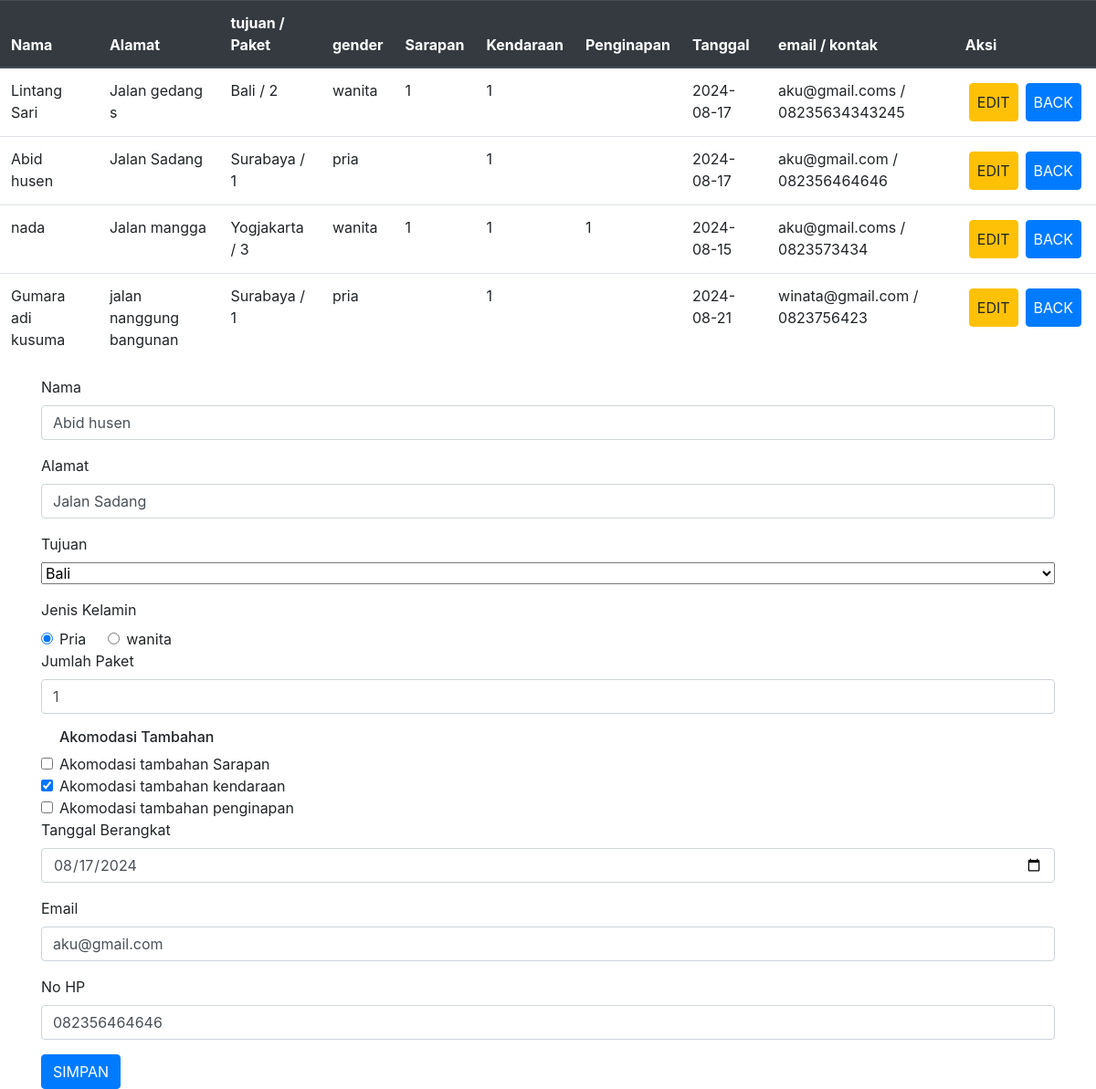
Screenshot of /editPesanan.php?hal=edit&id=8 with the database file from the repository.
### tables this page shows
CREATE TABLE `pariwisata` (
  `id` int(11) NOT NULL,
  `nama` varchar(25) NOT NULL,
  `alamat` varchar(100) NOT NULL,
  `tujuan` varchar(25) NOT NULL,
  `gender` varchar(10) NOT NULL,
  `paket` int(3) NOT NULL,
  `sarapan` varchar(1) NOT NULL,
  `kendaraan` varchar(1) NOT NULL,
  `penginapan` varchar(1) NOT NULL,
  `tanggal` date NOT NULL,
  `email` varchar(50) NOT NULL,
  `kontak` varchar(25) NOT NULL,
  `logpesan` timestamp NOT NULL DEFAULT current_timestamp(),
  `logupdate` timestamp NULL DEFAULT NULL ON UPDATE current_timestamp()
);

### editPesanan.php (the view, shortened to what this page needs)
<?php
include "conn.php";
$vNama = "";
$vAlamat = "";
$vTujuan = "";
$vGender = "";
$vPaket = "";
$vSarapan = "";
$vKendaraan = "";
$vEmail = "";
$vKontak = "";
$vTanggal = "";
    if(isset($_GET['hal'])){
        if ($_GET['hal'] == "edit") {
            $query = "SELECT * FROM pariwisata WHERE id = '$_GET[id]'";
            $hasil = mysqli_query($con, $query);
            $data = mysqli_fetch_array($hasil);
            if($data){
                $vNama = $data['nama'];
                $vAlamat = $data['alamat'];
                $vTujuan = $data['tujuan'];
                $vGender = $data['gender'];
                $vPaket = $data['paket'];
                $vTanggal = $data['tanggal'];
                $vSarapan = $data['sarapan'];
                $vKendaraan = $data['kendaraan'];
                $vEmail = $data['email'];
                $vKontak = $data['kontak'];
            }
        }
    }
?>
<!DOCTYPE html>
<html lang="en">
<head>
    <link rel="stylesheet" href="./css/bootstrap.min.css">
</head>
<body>
<div class="table-responsive">
        <table class="table" >
            <thead class="thead-dark">
                <tr>
                    <th scope="col">Nama</th>
                    <th scope="col">Alamat</th>
                    <th scope="col">tujuan / Paket</th>
                    <th scope="col">gender</th>
                    <th scope="col">Sarapan</th>
                    <th scope="col">Kendaraan</th>
                    <th scope="col">Penginapan</th>
                    <th scope="col">Tanggal</th>
                    <th scope="col">email / kontak</th>
                    <th scope="col">Aksi</th>
                </tr>
            </thead>
            <tbody>
                <?php
                include "conn.php";
                $query = "SELECT * FROM pariwisata";
                $hasil = mysqli_query($con, $query);
                while ($data = mysqli_fetch_array($hasil)) {
                ?>
                <tr>
                    <td><?= $data['nama']?></td>
                    <td><?= $data['alamat']?></td>
                    <td><?= $data['tujuan'] . "  /  " . $data['paket']?></td>
                    <td><?= $data['gender']?></td>
                    <td><?= $data['sarapan']?></td>
                    <td><?= $data['kendaraan']?></td>
                    <td><?= $data['penginapan']?></td>
                    <td><?= $data['tanggal']?></td>
                    <td><?= $data['email'] . "  /  " . $data['kontak']?></td>
                    <td>
                        <div class=" d-flex">
                            <a  href="editPesanan.php?hal=edit&id=<?= $data['id'] ?>" class="btn btn-warning p-2 m-1 ">EDIT</a>
                            <a  href="index.php?page=tabelpesanan" class="btn btn-primary p-2 m-1">BACK</a>
                        </div>
                    </td>
                </tr>
                <?php
                }
                ?>
            </tbody>
        </table>
    </div>
<div class="container">
        <form action="" method="post">
            <div class="form-group">
                <label for="nama">Nama</label>
                <input id="nama" class="form-control" type="text" name="nama" value="<?= $vNama?>" required>
            </div>
            <div class="form-group d-block">
                <label for="alamat">Alamat</label>
                <input id="alamat" class="form-control" type="text" name="alamat" value="<?= $vAlamat?>" required>
            </div>
            <div class="form-group">
                <label for="tujuan">Tujuan</label>
                <select name="tujuan" id="tujuan" class="form-select w-100" value="<?= $vTujuan?>" required>
                    <option>Bali</option>
                </select>
            </div>
            <div>
                <label for="">Jenis Kelamin</label>
                <div class="d-flex">
                    <div class="form-check">
                        <input id="pria" class="form-check-input" type="radio" name="gender" value="pria" <?= $vGender == 'pria' ? 'checked' : '' ?> required>
                        <label for="pria" class="form-check-label mr-4">Pria</label>
                    </div>
                    <div class="form-check">
                        <input id="wanita" class="form-check-input" type="radio" name="gender" value="wanita" <?= $vGender == 'wanita' ? 'checked' : '' ?> required>
                        <label for="wanita" class="form-check-label mr-4">wanita</label>
                    </div>
                </div>
            </div>
            <div class="form-group">
                <label for="jumlahPaket">Jumlah Paket</label>
                <input id="jumlahPaket" class="form-control" type="number" name="jumlahPaket" value="<?= $vPaket?>" required>
            </div>
            <div class="form-check">
            <h6 for="">Akomodasi Tambahan</h6>
            <label class="form-check-label">
                <input type="checkbox" class="form-check-input" id="sarapan" name="sarapan"  value="1" <?= $vSarapan == '1' ? 'checked' : '' ?> >
                Akomodasi tambahan Sarapan
            </div>
            <div class="form-check">
            <label class="form-check-label">
                <input type="checkbox" class="form-check-input" name="kendaraan" id="kendaraan"  value="1" <?= $vKendaraan == '1' ? 'checked' : '' ?> >
                Akomodasi tambahan kendaraan
            </label>
            </div>
            <div class="form-check">
            <label class="form-check-label">
                <input type="checkbox" class="form-check-input" name="penginapan" id="penginapan"  value="1" >
                Akomodasi tambahan penginapan
            </label>
            </div>
            <div class="form-group">
                <label for="inputTanggal">Tanggal Berangkat</label>
                <input id="tanggal" class="form-control" type="date" name="tanggal" value="<?=$vTanggal?>">
            </div>
    <div class="form-group">
        <label for="inputEmail">Email</label>
        <input id="email" class="form-control" type="email" name="email" value="<?=$vEmail?>">
    </div>
    <div class="form-group">
        <label for="inputNo">No HP</label>
        <input id="kontak" class="form-control" type="number" name="kontak" value="<?=$vKontak?>">
    </div>
            <button  type="submit" name="simpan" class="btn btn-primary">SIMPAN</button>
        </div>
</body>
</html>

### rows the page displays
pariwisata: nama "Lintang Sari", alamat "Jalan gedang s", tujuan "Bali", paket "2", gender "wanita", sarapan "1", kendaraan "1", tanggal "2024-08-17", email "aku@gmail.coms", kontak "08235634343245"
pariwisata: nama "Abid husen", alamat "Jalan Sadang", tujuan "Surabaya", paket "1", gender "pria", kendaraan "1", tanggal "2024-08-17", email "aku@gmail.com", kontak "082356464646", tujuan "Bali", gender "☑ Pria", gender "☐ wanita", jumlahPaket "1", kendaraan "☑", tanggal "08/17/2024"
pariwisata: nama "nada", alamat "Jalan mangga", tujuan "Yogjakarta", paket "3", gender "wanita", sarapan "1", kendaraan "1", penginapan "1", tanggal "2024-08-15", email "aku@gmail.coms", kontak "0823573434"
pariwisata: nama "Gumara adi kusuma", alamat "jalan nanggung bangunan", tujuan "Surabaya", paket "1", gender "pria", kendaraan "1", tanggal "2024-08-21", email "winata@gmail.com", kontak "0823756423"
